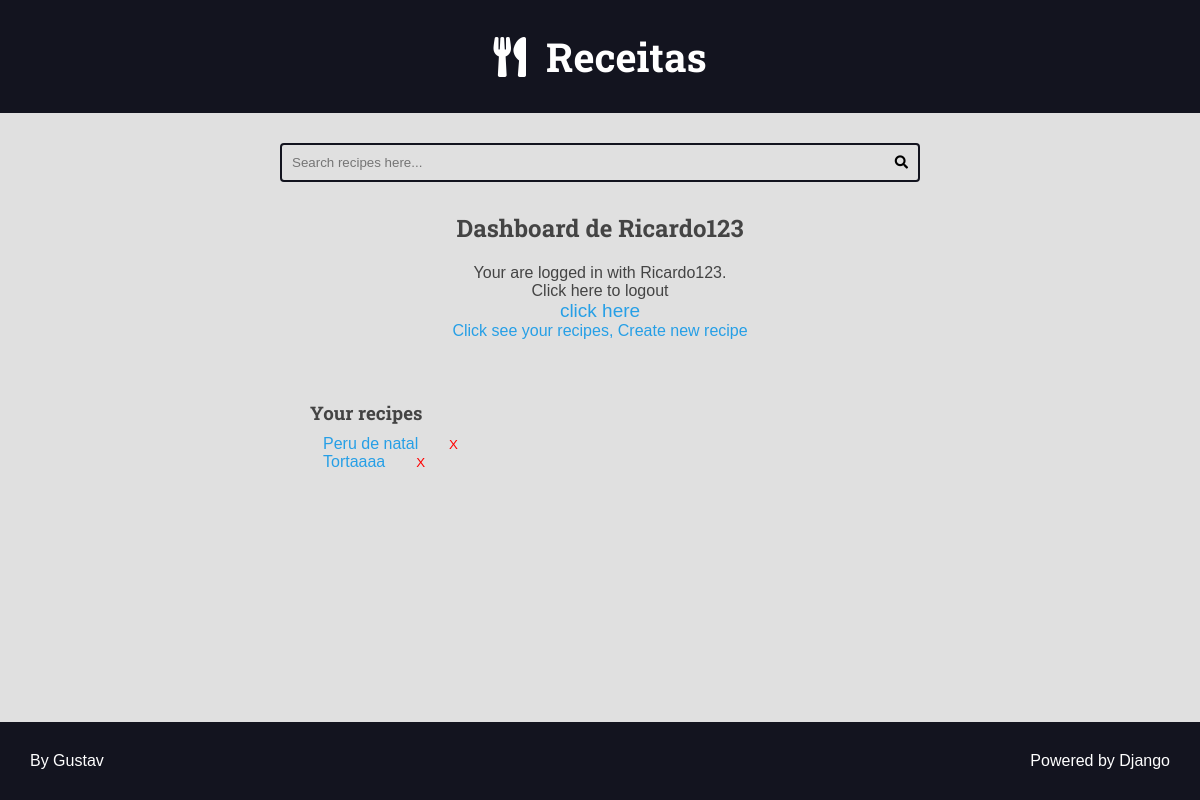
Before: /authors/dashboard/ (signed in) with the older database file.
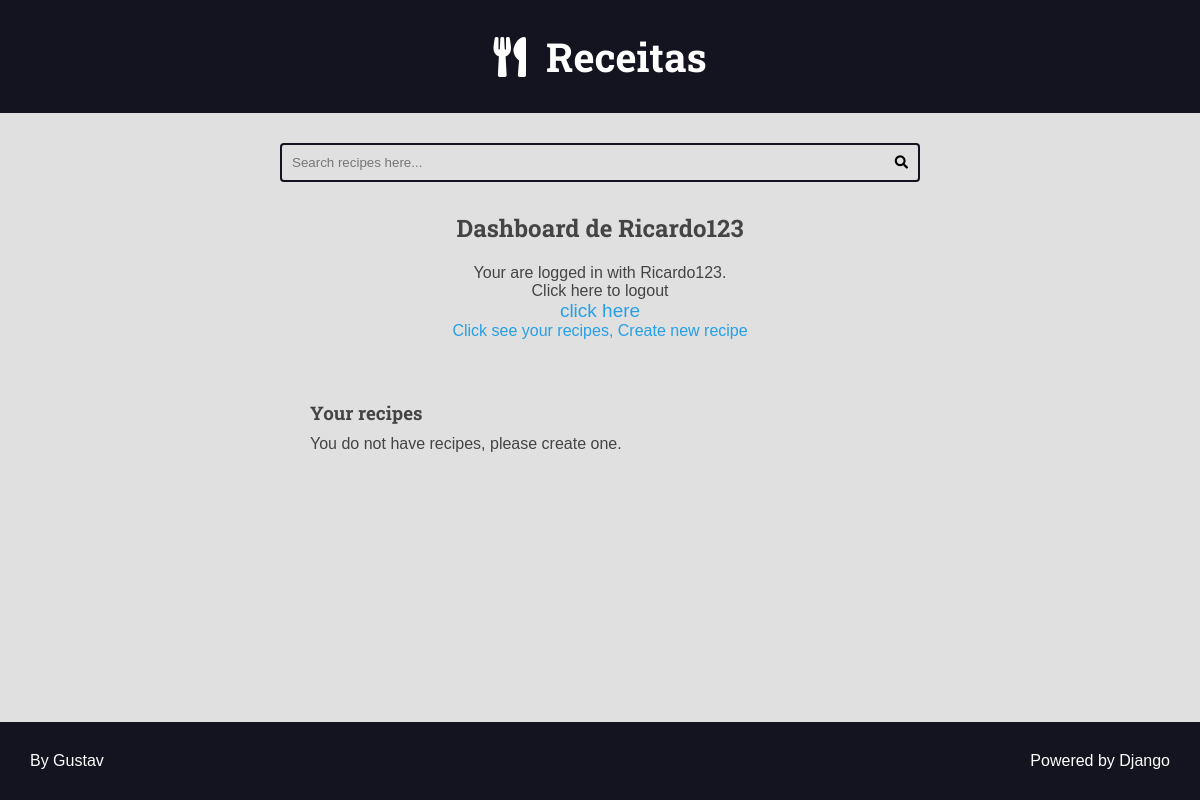
After: the same page with the newer database file.
### recipes/models.py (models this page shows, shortened)
class Recipe(models.Model):
    title = models.CharField(max_length=65)
    description = models.CharField(max_length=165)
    slug = models.SlugField(unique=True)
    preparation_time = models.IntegerField()
    preparation_time_unit = models.CharField(max_length=65)
    servings = models.IntegerField()
    servings_unit = models.CharField(max_length=65)
    preparation_steps = models.TextField()
    preparation_steps_is_html = models.BooleanField(default=False)
    created_at = models.DateTimeField(auto_now_add=True)
    updated_at = models.DateTimeField(auto_now=True)
    is_published = models.BooleanField(default=False)
    cover = models.ImageField(
        upload_to='recipes/covers/%Y/%m/%d/',  blank=True,  default=''
        )
    category = models.ForeignKey(
        Category, on_delete=models.SET_NULL, null=True, default=None
        )
    author = models.ForeignKey(User, on_delete=models.SET_NULL, null=True)

### authors/views.py (the view)
# urls.py: path('dashboard/', views.dashboard, name='dashboard'),
@login_required(login_url='authors:login_view')
def dashboard(request: HttpRequest) -> HttpResponse:
    recipes = Recipe.objects.filter(
        is_published=False,
        author=request.user
    )
    return render(
        request,
        'authors/pages/dashboard.html',
        context={'recipes': recipes}
        )  # noqa:E501

### authors/templates/authors/pages/dashboard.html (shortened to what this page needs)
{%extends 'global/base.html'%}
{% block 'content'%}
  <div class="main-content center container">
    <h2>Dashboard de {{request.user.username}}</h2>
    {% include 'authors/partials/login_message.html'%}
    <div class="authors-dashboard-container">
      <h3>Your recipes</h3>
      <ul>
        {% for recipe in recipes %}
        <li>
          <div class="inline-info">
              <a href="{% url 'authors:dashboard_recipe_edit' recipe.id%}">{{recipe.title}}</a>
              <div class="lado-oposto">
                <form class="inline-form form-delete" action="{% url 'authors:dashboard_recipe_delete' recipe.id%}" method="POST">{% csrf_token %}
                  <button class="plaintext-button inline-button" type="submit">X</button>
                </form>
              </div>
            </div>
        </li>
        {% empty %}
        <li>
          <p>You do not have recipes, please create one.</p>
        </li>
        {% endfor %}
      </ul>
    </div>
  </div>
{% endblock%}

Changed rows visible on the page:
removed Recipe: title "Peru de natal"
removed Recipe: title "Tortaaaa"
Other visible differences:
text now shown: "You do not have recipes, please create one."
